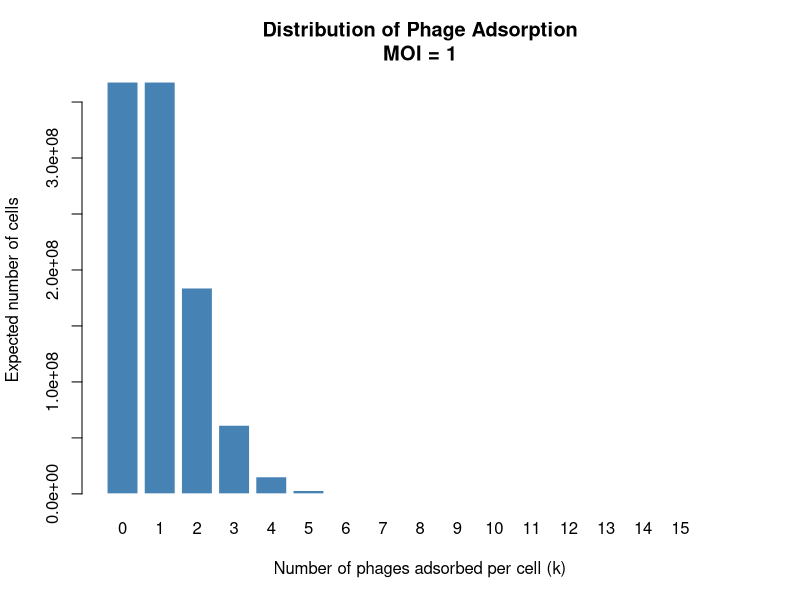
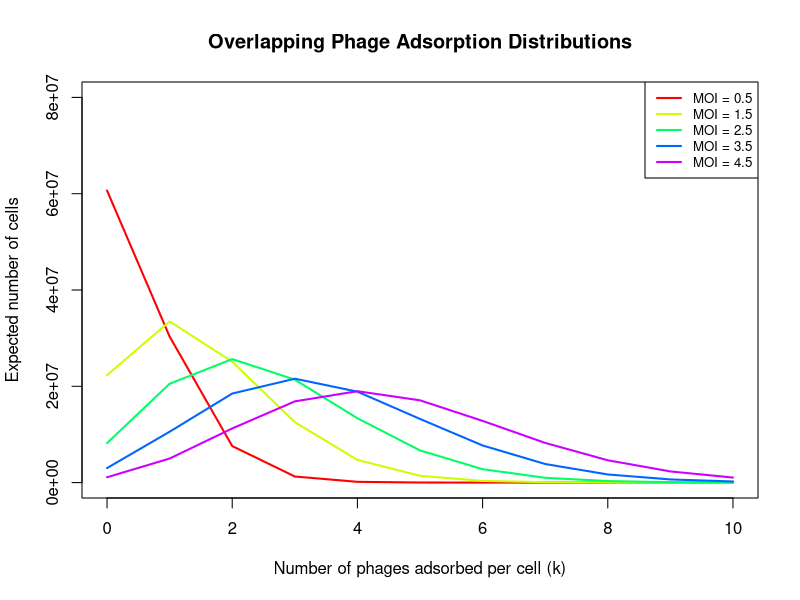
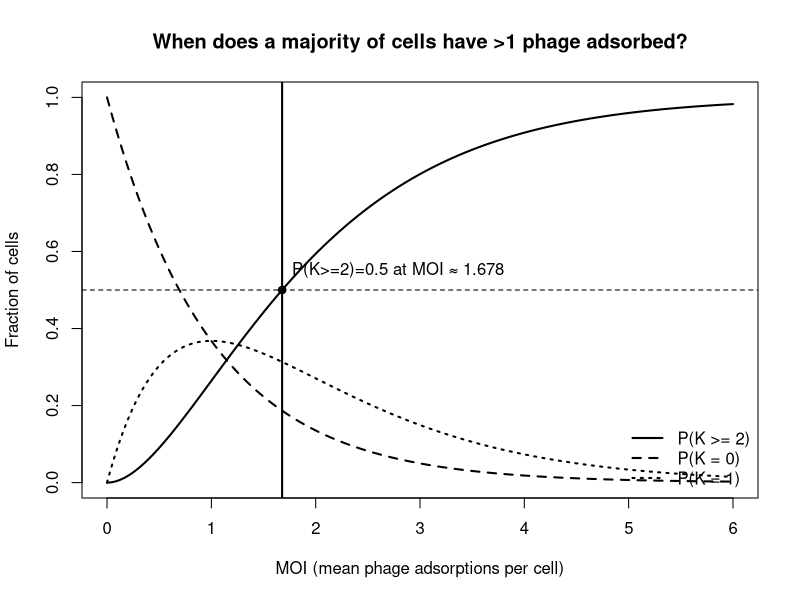

R code for these plots, in order:
# ---------------------------------------------
# Simple MOI -> infection count calculator
# Assumption: phage adsorptions per cell ~ Poisson(lambda = MOI)
# ---------------------------------------------

# ---- Inputs you change ----
N_cells <- 1e9        # total number of cells
moi_values <- seq(0, 5, by = 0.5)  # MOIs to evaluate
k_exact <- 1          # "infected by exactly k phages"
x_or_more <- 3        # "infected by x or more phages"
K_max <- 15           # maximum k shown in histogram

# ---- Helper functions ----

# Expected cells with exactly k adsorptions
cells_exact_k <- function(moi, N, k) {
  N * dpois(k, lambda = moi)
}

# Expected cells not infected (k = 0)
cells_not_infected <- function(moi, N) {
  N * dpois(0, lambda = moi)
}

# Expected cells with >= x adsorptions
cells_x_or_more <- function(moi, N, x) {
  N * ppois(x - 1, lambda = moi, lower.tail = FALSE)
}

# ---- Calculate across MOIs ----
results <- data.frame(
  MOI = moi_values,
  not_infected = cells_not_infected(moi_values, N_cells),
  infected_exact_k = cells_exact_k(moi_values, N_cells, k_exact),
  infected_x_or_more = cells_x_or_more(moi_values, N_cells, x_or_more)
)

print(results)

# ---------------------------------------------
# Histogram for one selected MOI
# ---------------------------------------------

# Choose which MOI to visualize
moi_plot <- 1

# Compute expected counts for k = 0..K_max
k_vals <- 0:K_max
expected_counts <- N_cells * dpois(k_vals, lambda = moi_plot)

# Add final bin for >= K_max+1
expected_counts <- c(expected_counts,
                     N_cells * ppois(K_max, lambda = moi_plot, lower.tail = FALSE))
k_labels <- c(k_vals, paste0(">=", K_max + 1))

# ---- Plot as discrete histogram (barplot) ----
barplot(expected_counts,
        names.arg = k_labels,
        col = "steelblue",
        border = "white",
        xlab = "Number of phages adsorbed per cell (k)",
        ylab = "Expected number of cells",
        main = paste("Distribution of Phage Adsorption\nMOI =", moi_plot))

######
# ---------------------------------------------
# Overlapping MOI distributions
# Assumption: adsorptions per cell ~ Poisson(lambda = MOI)
# ---------------------------------------------

# ---- Inputs you change ----
N_cells <- 1e8                    # total number of cells
moi_values <- seq(0.5, 5, by=1) # MOIs to compare
K_max <- 10                       # maximum k shown on x-axis

# ---- Prepare x-axis (number of adsorbed phages) ----
k_vals <- 0:K_max

# ---- Set up empty plot ----
plot(NULL,
     xlim = c(0, K_max),
     ylim = c(0, 8e07),
     xlab = "Number of phages adsorbed per cell (k)",
     ylab = "Expected number of cells",
     main = "Overlapping Phage Adsorption Distributions")

# ---- Add one line per MOI ----
colors <- rainbow(length(moi_values))  # distinct colors

for (i in seq_along(moi_values)) {
  
  moi <- moi_values[i]
  
  # Expected counts for this MOI
  expected_counts <- N_cells * dpois(k_vals, lambda = moi)
  
  # Add line
  lines(k_vals,
        expected_counts,
        type = "l",
        lwd = 2,
        col = colors[i])
}

# ---- Add legend ----
legend("topright",
       legend = paste("MOI =", moi_values),
       col = colors,
       lwd = 2,
       cex = 0.8)
########

# -------------------------------------------------------
# "Majority have >1 phage adsorbed" threshold diagram
# Assumption: adsorptions per cell K ~ Poisson(lambda = MOI)
# We want the MOI where P(K >= 2) = 0.5
# -------------------------------------------------------

# ---- Fraction function: P(K >= 2) ----
p_ge_2 <- function(moi) {
  1 - ppois(1, lambda = moi)  # 1 - P(K <= 1)
}

# ---- Solve for MOI where P(K >= 2) = 0.5 ----
# We solve p_ge_2(moi) - 0.5 = 0 over a reasonable interval
threshold <- uniroot(function(m) p_ge_2(m) - 0.5, interval = c(0, 10))$root

# ---- Make a curve over MOI values ----
moi_grid <- seq(0, 6, by = 0.01)

p0   <- dpois(0, lambda = moi_grid)           # P(K = 0)
p1   <- dpois(1, lambda = moi_grid)           # P(K = 1)
pge2 <- 1 - ppois(1, lambda = moi_grid)       # P(K >= 2)

# ---- Plot the diagram (base R) ----
plot(moi_grid, pge2, type = "l", lwd = 2,
     xlab = "MOI (mean phage adsorptions per cell)",
     ylab = "Fraction of cells",
     ylim = c(0, 1),
     main = "When does a majority of cells have >1 phage adsorbed?")

# Add helpful reference curves (optional but informative)
lines(moi_grid, p0, lwd = 2, lty = 2)  # P(K=0)
lines(moi_grid, p1, lwd = 2, lty = 3)  # P(K=1)

# Horizontal line at 0.5 (majority threshold)
abline(h = 0.5, lty = 2)

# Vertical line at the threshold MOI
abline(v = threshold, lwd = 2, lty = 1)

# Mark the threshold point on the P(K>=2) curve
points(threshold, 0.5, pch = 19)

# Label it
text(threshold, 0.55,
     labels = paste0("P(K>=2)=0.5 at MOI ≈ ", round(threshold, 3)),
     pos = 4)

legend("bottomright",
       legend = c("P(K >= 2)", "P(K = 0)", "P(K = 1)"),
       lty = c(1, 2, 3),
       lwd = 2,
       bty = "n")

# Print the threshold value to the console too
cat("MOI threshold where majority have >1 adsorption (P(K>=2)=0.5):",
    threshold, "\n")
